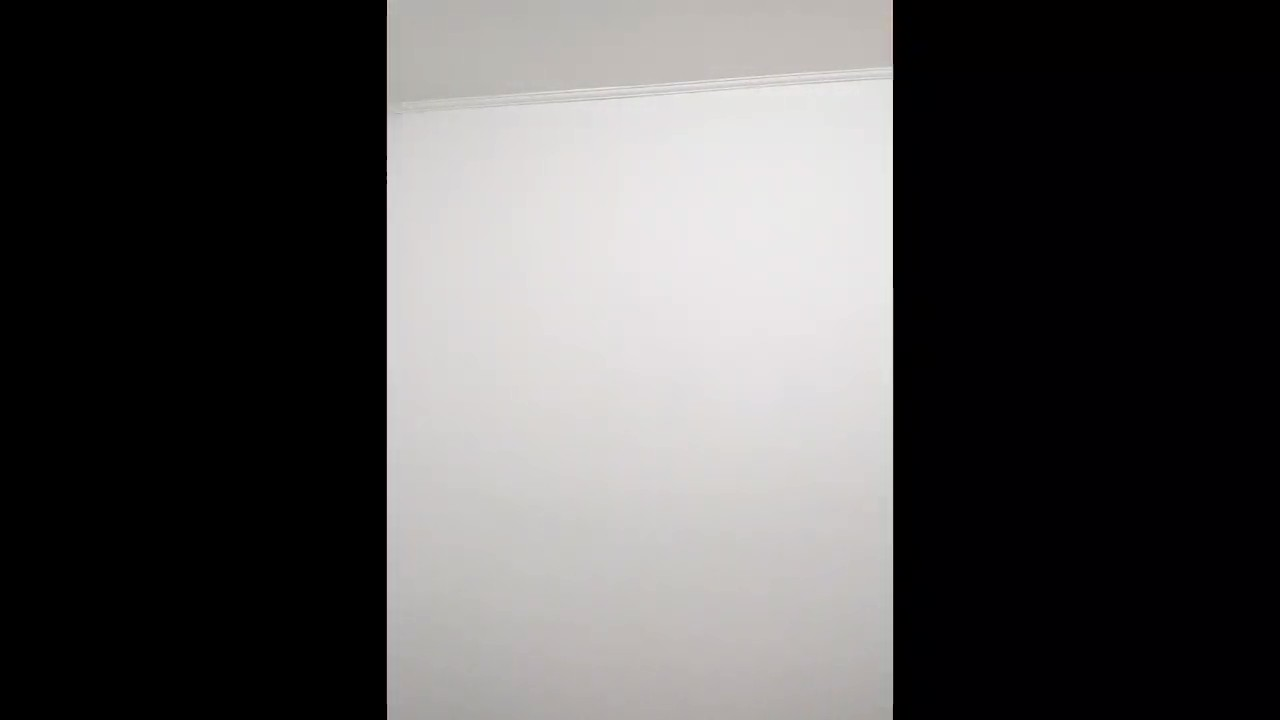
#> input picture img/fundo.jpg, 1280 x 720 px
$ python q2_subtracao.py
#> lines starting #> are read from the running program, lines starting #| are printed output that depends on the picture; after the words box and inside, x2 and y2 are one past the last pixel; in counts of white or black regions, pixels touching at a corner belong together
import cv2
import numpy as np
import matplotlib.pyplot as plt

def executar_q2():
    print("--- Questão 2: Subtração de Fundo e Detecção ---")

    image_path_fundo = "./img/fundo.jpg"
    image_path_corpo = "./img/pessoa.jpg"
    limiar = 30

    img_color_fundo = cv2.imread(image_path_fundo)
#> img_color_fundo is the input picture: shape (720, 1280, 3); mean B, G, R 81.6, 81.6, 83
    img_color_corpo = cv2.imread(image_path_corpo)
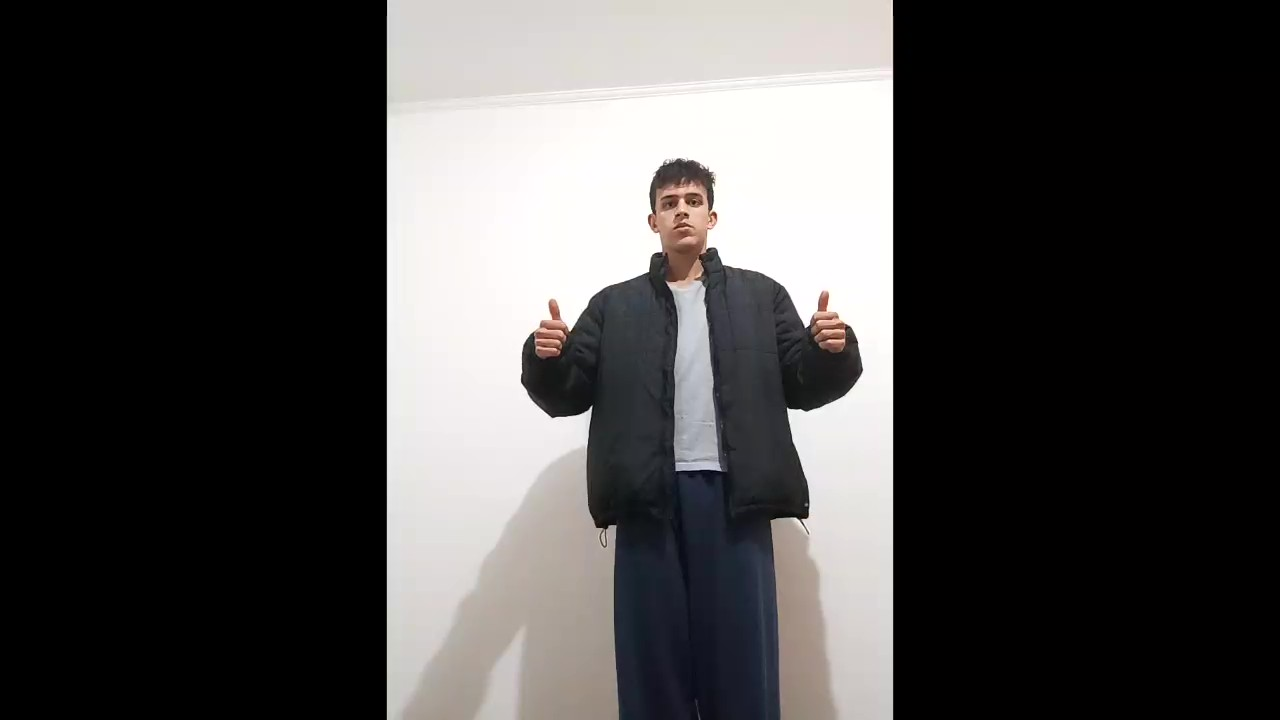
#> input picture img/pessoa.jpg, 1280 x 720 px
#> img_color_corpo is the input picture: shape (720, 1280, 3); mean B, G, R 69.7, 70, 71.6

    if img_color_fundo is None or img_color_corpo is None:
        print("Erro: Verifique se 'fundo.jpg' e 'corpo.jpg' estão na pasta 'imagens'!")
        return

    bg = cv2.cvtColor(img_color_fundo, cv2.COLOR_BGR2GRAY)
    fg = cv2.cvtColor(img_color_corpo, cv2.COLOR_BGR2GRAY)

    subtracao = cv2.absdiff(bg, fg)
    _, binaria = cv2.threshold(subtracao, limiar, 255, cv2.THRESH_BINARY)
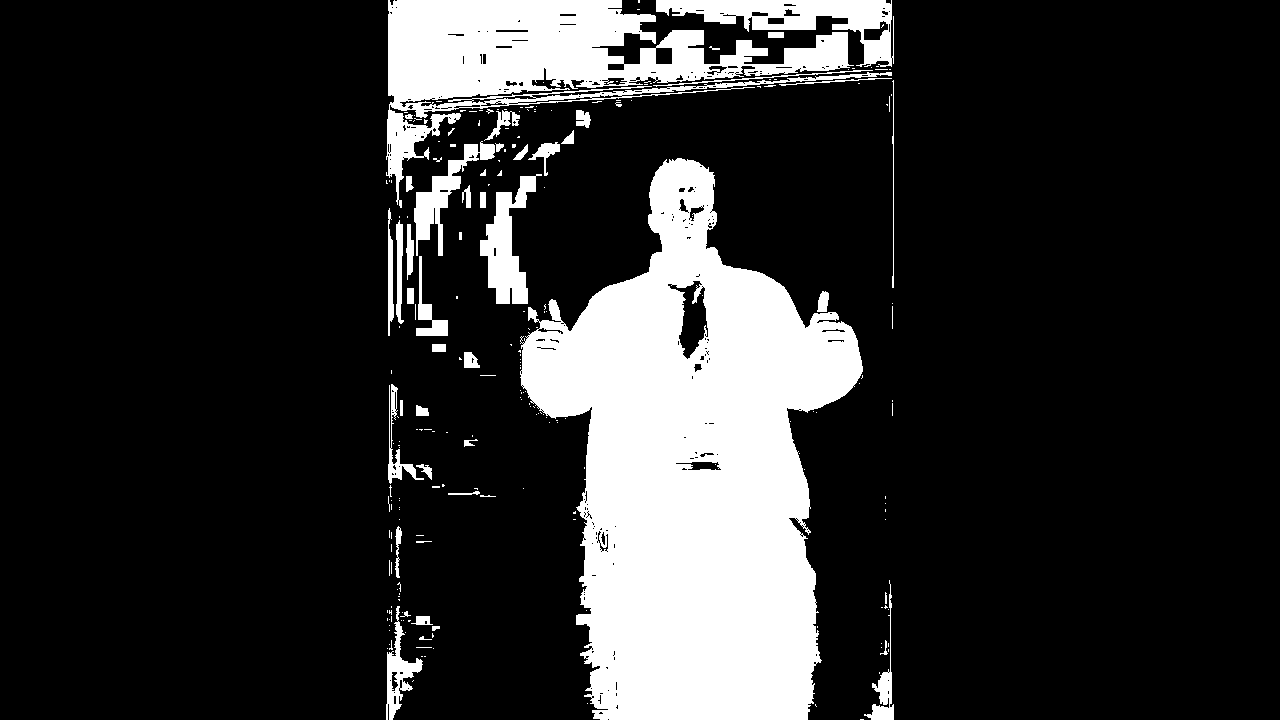
#> binaria: shape (720, 1280); 18% white; 240 white regions (190 under 20 px), largest, box (x1, y1, x2, y2) and area: (520, 158, 863, 720) 111966, (386, 0, 892, 208) 32519, (656, 0, 894, 67) 6049

    kernel = cv2.getStructuringElement(cv2.MORPH_RECT, (5, 5))
    binaria_limpa = cv2.morphologyEx(binaria, cv2.MORPH_CLOSE, kernel)
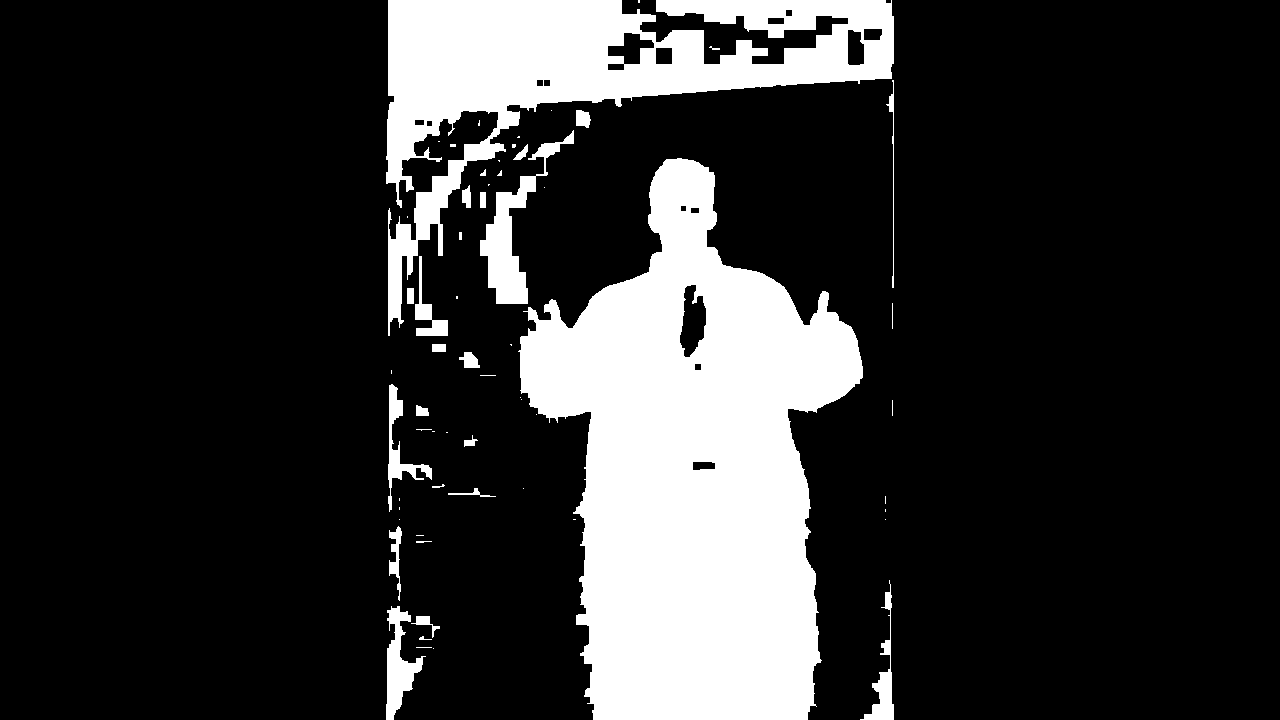
#> binaria_limpa: shape (720, 1280); 19.1% white; 61 white regions (34 under 20 px)

    contornos, _ = cv2.findContours(binaria_limpa, cv2.RETR_EXTERNAL, cv2.CHAIN_APPROX_SIMPLE)
#> contornos = 61 contours, 41 with area under 20; largest, box (x1, y1, x2, y2) and area: (518, 158, 863, 720) 114574, (386, 0, 894, 336) 50320, (480, 130, 574, 304) 3710, (386, 606, 426, 720) 1775, (388, 384, 432, 512) 1016

    # Converte para RGB para o Matplotlib plotar as cores certas
    img_resultado = cv2.cvtColor(img_color_corpo, cv2.COLOR_BGR2RGB)

    if contornos:
        maior_contorno = max(contornos, key=cv2.contourArea)
#> maior_contorno = contour of 748 points, box (x1, y1, x2, y2) (518, 158, 863, 720), area 114574
        x, y, w, h = cv2.boundingRect(maior_contorno)
#> x = 518; y = 158; w = 345; h = 562
        # Retângulo Vermelho em RGB: (255, 0, 0)
        cv2.rectangle(img_resultado, (x, y), (x + w, y + h), (255, 0, 0), 3)
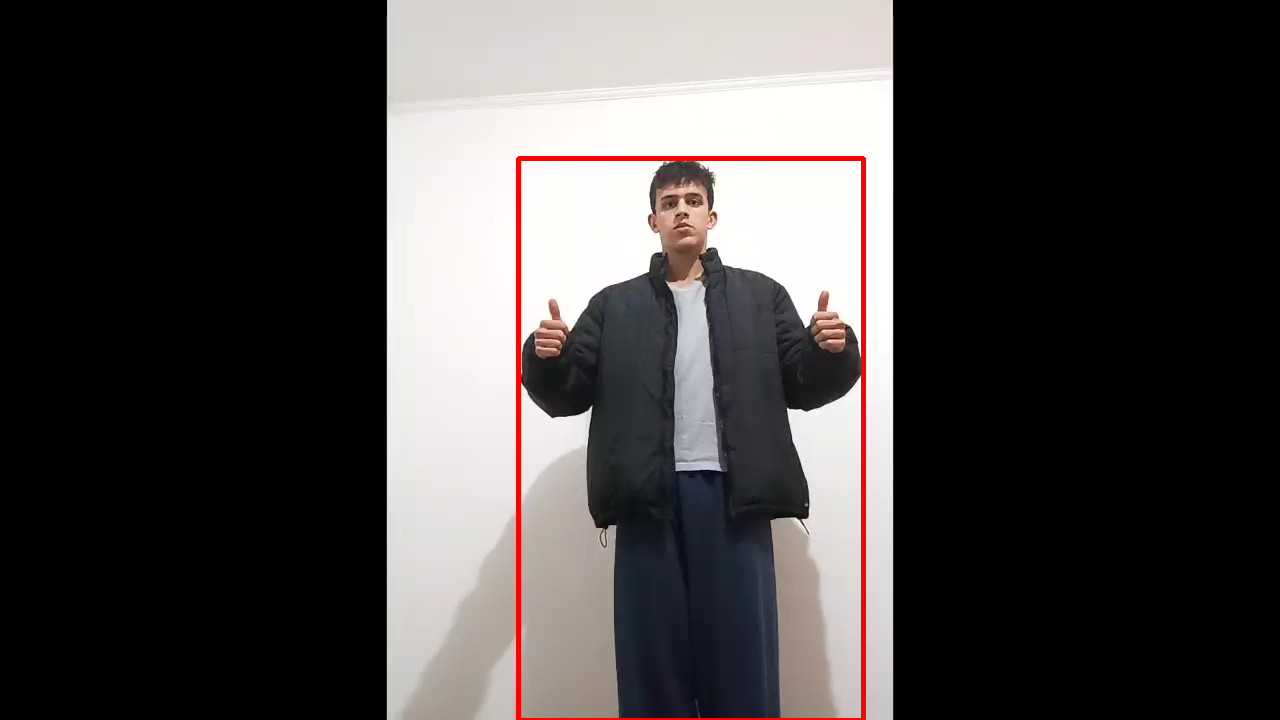
#> img_resultado: shape (720, 1280, 3); mean R, G, B 71.8, 68.1, 67.8

    # Plota tudo usando o Matplotlib (Evita o bug do cv2.imshow)
    plt.figure(figsize=(15, 5))

    plt.subplot(1, 3, 1)
    plt.title("1. Subtracao Absoluta")
    plt.imshow(subtracao, cmap='gray')

    plt.subplot(1, 3, 2)
    plt.title("2. Resultado Binarizado")
    plt.imshow(binaria_limpa, cmap='gray')

    plt.subplot(1, 3, 3)
    plt.title("3. Corpo Detectado")
    plt.imshow(img_resultado)

    print("Feche a janela do gráfico para retornar ao menu.")
    plt.show()

if __name__ == "__main__":
    executar_q2()
